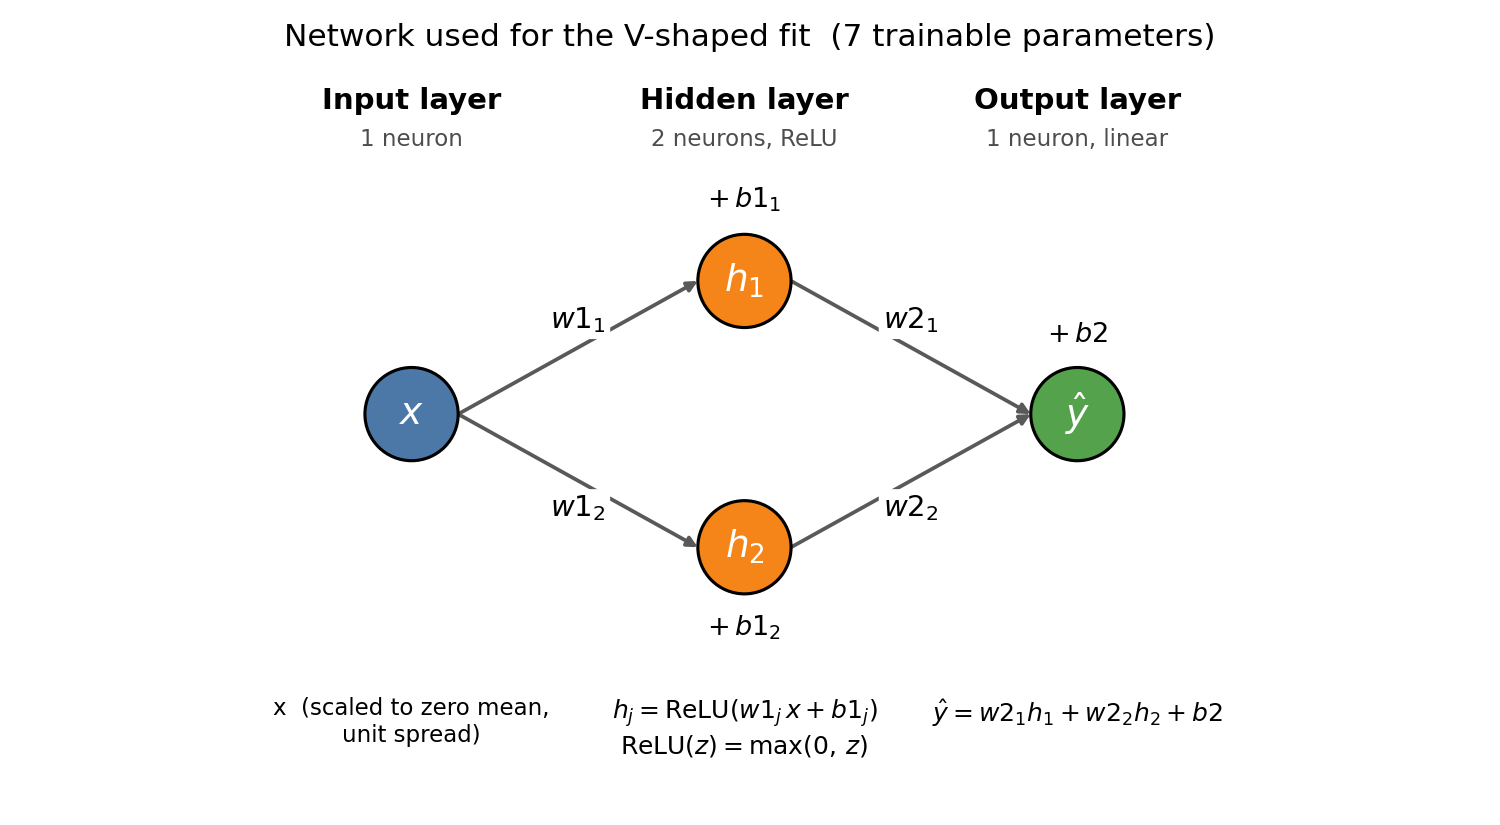

This figure's Python source:
"""Draw the structure of the network trained in v_fit.py (1 -> 2 ReLU -> 1)."""

from pathlib import Path

import matplotlib.pyplot as plt
from matplotlib.patches import Circle

R = 0.42                                   # node radius
IN_C, HID_C, OUT_C = "#4C78A8", "#F58518", "#54A24B"

nodes = {
    "x":  ((0.0, 0.0), IN_C,  r"$x$"),
    "h1": ((3.0, 1.2), HID_C, r"$h_1$"),
    "h2": ((3.0, -1.2), HID_C, r"$h_2$"),
    "y":  ((6.0, 0.0), OUT_C, r"$\hat{y}$"),
}
edges = [
    ("x", "h1", r"$w1_1$", 0.25),
    ("x", "h2", r"$w1_2$", -0.25),
    ("h1", "y", r"$w2_1$", 0.25),
    ("h2", "y", r"$w2_2$", -0.25),
]

fig, ax = plt.subplots(figsize=(10, 5.5))

# Connections (weights)
for a, b, label, dy in edges:
    (xa, ya), (xb, yb) = nodes[a][0], nodes[b][0]
    ax.annotate("", xy=(xb - R, yb), xytext=(xa + R, ya),
                arrowprops=dict(arrowstyle="-|>", color="0.35", lw=1.8,
                                shrinkA=0, shrinkB=0))
    ax.text((xa + xb) / 2, (ya + yb) / 2 + dy, label, fontsize=14,
            ha="center", va="center",
            bbox=dict(boxstyle="round,pad=0.15", fc="white", ec="none"))

# Neurons
for (cx, cy), color, label in nodes.values():
    ax.add_patch(Circle((cx, cy), R, fc=color, ec="black", lw=1.5, zorder=3))
    ax.text(cx, cy, label, fontsize=18, color="white", ha="center",
            va="center", zorder=4)

# Biases, written next to the neuron they feed
ax.text(3.0, 1.2 + R + 0.18, r"$+\,b1_1$", fontsize=13, ha="center", va="bottom")
ax.text(3.0, -1.2 - R - 0.18, r"$+\,b1_2$", fontsize=13, ha="center", va="top")
ax.text(6.0, R + 0.18, r"$+\,b2$", fontsize=13, ha="center", va="bottom")

# Layer titles
for cx, title, sub in [(0.0, "Input layer", "1 neuron"),
                       (3.0, "Hidden layer", "2 neurons, ReLU"),
                       (6.0, "Output layer", "1 neuron, linear")]:
    ax.text(cx, 2.75, title, fontsize=14, fontweight="bold", ha="center")
    ax.text(cx, 2.42, sub, fontsize=11, color="0.3", ha="center")

# What each layer computes
ax.text(0.0, -2.55, "x  (scaled to zero mean,\nunit spread)", fontsize=11,
        ha="center", va="top")
ax.text(3.0, -2.55, r"$h_j = \mathrm{ReLU}(w1_j\,x + b1_j)$" "\n"
        r"$\mathrm{ReLU}(z) = \max(0,\,z)$", fontsize=12, ha="center", va="top")
ax.text(6.0, -2.55, r"$\hat{y} = w2_1 h_1 + w2_2 h_2 + b2$", fontsize=12,
        ha="center", va="top")

ax.set_xlim(-1.5, 7.6)
ax.set_ylim(-3.5, 3.2)
ax.set_aspect("equal")
ax.axis("off")
ax.set_title("Network used for the V-shaped fit  (7 trainable parameters)",
             fontsize=15, pad=6)

fig.tight_layout()
fig.savefig(Path(__file__).parent / "network_diagram.png", dpi=150)
plt.show()
